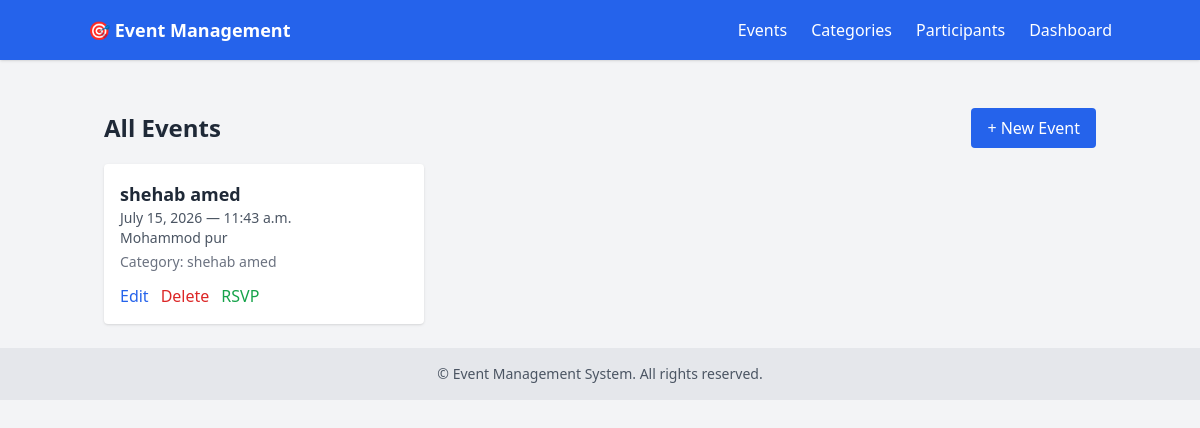
The page / on the database its author committed.
### tasks/models.py (models this page shows, shortened)
class Event(models.Model):
    name = models.CharField(max_length=200)
    description = models.TextField()
    date = models.DateField()
    time = models.TimeField()
    location = models.CharField(max_length=200)
    category = models.ForeignKey(Category, on_delete=models.CASCADE, related_name='events')
    image = models.ImageField(upload_to='event_images/', default='default.jpg', blank=True)
    rsvp_users = models.ManyToManyField(settings.AUTH_USER_MODEL, related_name='rsvped_events', blank=True)

class Category(models.Model):
    name = models.CharField(max_length=100)
    description = models.TextField()

### tasks/views.py (the view)
# urls.py: path('', views.event_list, name='event_list'),
def event_list(request):
    events = Event.objects.all().order_by('date')
    return render(request, 'tasks/event_list.html', {'events': events})

### tasks/templates/tasks/event_list.html (shortened to what this page needs)
{% extends "tasks/base.html" %}
{% block content %}
<div class="flex justify-between items-center mb-4">
    <h1 class="text-2xl font-bold">All Events</h1>
    <a href="{% url 'event_create' %}" class="bg-blue-600 text-white px-4 py-2 rounded hover:bg-blue-700">+ New Event</a>
</div>
<div class="grid grid-cols-1 md:grid-cols-2 lg:grid-cols-3 gap-4">
    {% for event in events %}
    <div class="bg-white rounded shadow p-4">
        <h2 class="text-lg font-semibold">{{ event.name }}</h2>
        <p class="text-sm text-gray-600">{{ event.date }} — {{ event.time }}</p>
        <p class="text-sm text-gray-600">{{ event.location }}</p>
        <p class="text-sm text-gray-500 mt-1">Category: {{ event.category.name }}</p>
        <div class="mt-3 flex space-x-3">
            <a href="{% url 'event_edit' event.pk %}" class="text-blue-600 hover:underline">Edit</a>
            <a href="{% url 'event_delete' event.pk %}" class="text-red-600 hover:underline">Delete</a>
            <a href="{% url 'rsvp_event' event.pk %}" class="text-green-600 hover:underline">RSVP</a>
        </div>
    </div>
    {% empty %}
    <p class="text-gray-500">No events yet.</p>
    {% endfor %}
</div>
{% endblock %}

### rows shown on the page
Event: name "shehab amed", date "July 15, 2026", time "11:43 a.m.", location "Mohammod pur", category.name "shehab amed"
